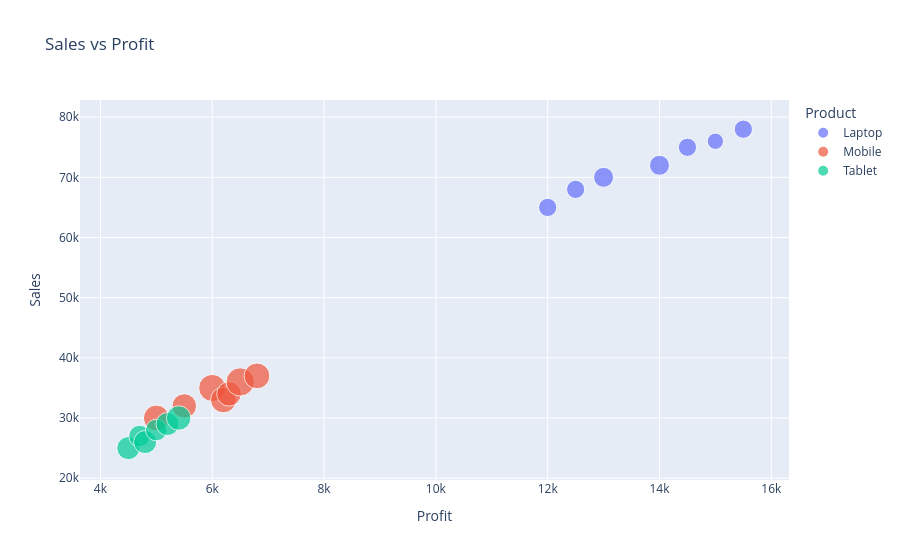

Write notebook code for a chart like this one.
### Code cell
fig = px.scatter(
    df,
    x="Profit",
    y="Sales",
    size="Quantity",
    color="Product",
    title="Sales vs Profit"
)

fig.show()

### Figure 1 — Plotly figure (JSON) as saved in the notebook; plotly's stock layout.template omitted (floating-point values rounded to 4 significant figures)
{"data": [{"hovertemplate": "Product=Laptop<br>Profit=%{x}<br>Sales=%{y}<br>Quantity=%{marker.size}<extra></extra>", "legendgroup": "Laptop", "marker": {"color": "#636efa", "size": [5, 6, 5, 6, 5, 4, 5], "sizemode": "area", "sizeref": 0.03, "symbol": "circle"}, "mode": "markers", "name": "Laptop", "orientation": "v", "showlegend": true, "type": "scatter", "x": [12000, 13000, 12500, 14000, 14500, 15000, 15500], "xaxis": "x", "y": [65000, 70000, 68000, 72000, 75000, 76000, 78000], "yaxis": "y"}, {"hovertemplate": "Product=Mobile<br>Profit=%{x}<br>Sales=%{y}<br>Quantity=%{marker.size}<extra></extra>", "legendgroup": "Mobile", "marker": {"color": "#EF553B", "size": [10, 9, 11, 10, 9, 12, 10], "sizemode": "area", "sizeref": 0.03, "symbol": "circle"}, "mode": "markers", "name": "Mobile", "orientation": "v", "showlegend": true, "type": "scatter", "x": [5000, 5500, 6000, 6200, 6300, 6500, 6800], "xaxis": "x", "y": [30000, 32000, 35000, 33000, 34000, 36000, 37000], "yaxis": "y"}, {"hovertemplate": "Product=Tablet<br>Profit=%{x}<br>Sales=%{y}<br>Quantity=%{marker.size}<extra></extra>", "legendgroup": "Tablet", "marker": {"color": "#00cc96", "size": [8, 7, 8, 7, 8, 9], "sizemode": "area", "sizeref": 0.03, "symbol": "circle"}, "mode": "markers", "name": "Tablet", "orientation": "v", "showlegend": true, "type": "scatter", "x": [4500, 4700, 4800, 5000, 5200, 5400], "xaxis": "x", "y": [25000, 27000, 26000, 28000, 29000, 30000], "yaxis": "y"}], "layout": {"legend": {"itemsizing": "constant", "title": {"text": "Product"}, "tracegroupgap": 0}, "title": {"text": "Sales vs Profit"}, "xaxis": {"anchor": "y", "domain": [0, 1], "title": {"text": "Profit"}}, "yaxis": {"anchor": "x", "domain": [0, 1], "title": {"text": "Sales"}}}}
